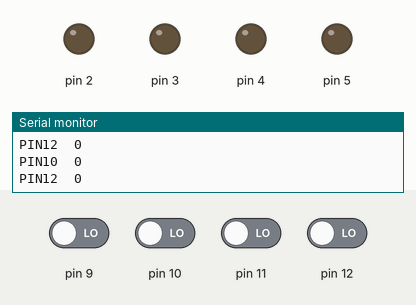
A sketch run on a simulated Arduino Uno, built with avr-gcc and run on an emulated ATmega328P. Parts: output pins drawn as LEDs (lit = HIGH), the last lines printed to the serial monitor. The inputs (shaded band) are chosen by the test bench; at power-on: pin 9–12 LOW.

Above: at 4.8 s.
4.9 s: pin 10 driven HIGH
At 6.8 s:
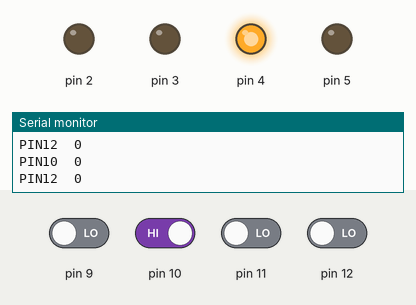
7.6 s: pin 12 driven HIGH
At 8.3 s:
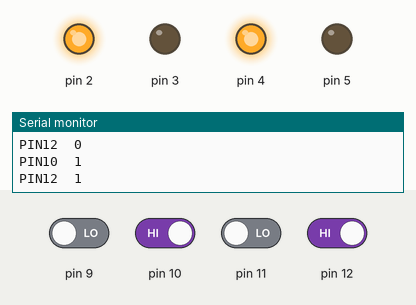
10.3 s: pin 9 driven HIGH
At 12.6 s:
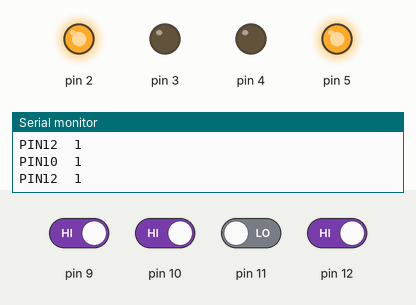
13.5 s: pin 11 driven HIGH
At 15.3 s:
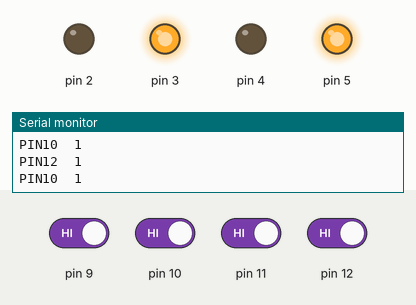
16.2 s: pin 9 driven LOW
At 18.4 s:
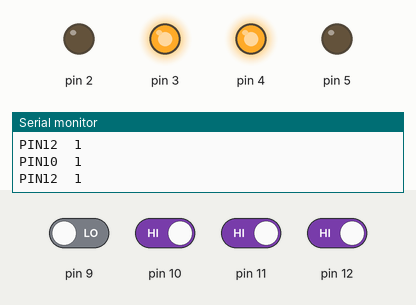
19.5 s: pin 10 driven LOW
At 21.1 s:
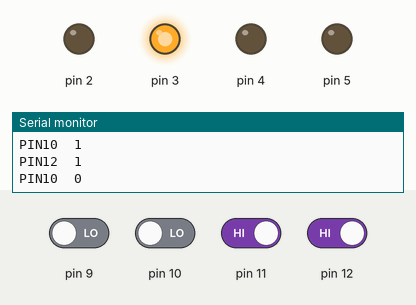
Timing chart, 0 to 22.6 s (numbered marks = the images above; inputs shaded):
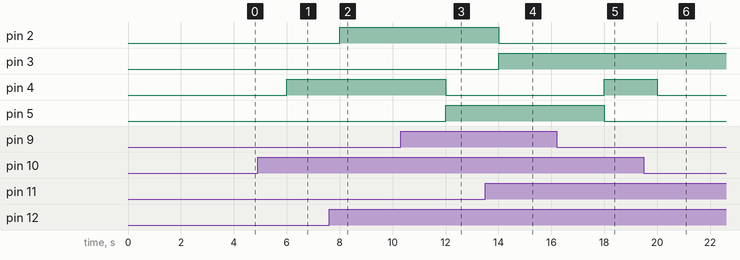

The sketch:

Moteur.ino
```cpp
#include <LiquidCrystal.h>

int M1REV = 0;
int M1FWD = 0;
int M2REV = 0;
int M2FWD = 0;
void setup()
{
  Serial.begin(9600);
  pinMode(9, INPUT);
  pinMode(10, INPUT);
  pinMode(11, INPUT);
  pinMode(12, INPUT);

  pinMode(2, OUTPUT);
  pinMode(3, OUTPUT);
  pinMode(4, OUTPUT);
  pinMode(5, OUTPUT);
}
void loop() //fonction principale, elle se répète (s’exécute) à l'infini
{

  //contenu du programme


  M1REV = digitalRead(12);
  M1FWD = digitalRead(11);
  M2REV = digitalRead(10);
  M2FWD = digitalRead(9);
//---------------------------M1
  if (M1FWD == HIGH)
  {
    digitalWrite(3, HIGH);
    digitalWrite(2, LOW);
  }
  else if(M1REV == HIGH)
  {
    digitalWrite(3, LOW);
    digitalWrite(2, HIGH);
  }

  else
  {
    digitalWrite(2, LOW);
    digitalWrite(3, LOW);
  }
//---------------------------M2
  if (M2FWD == HIGH)
  {
    digitalWrite(5, HIGH);
    digitalWrite(4, LOW);
  }
  else if(M2REV == HIGH)
  {
    digitalWrite(5, LOW);
    digitalWrite(4, HIGH);
  }

  else
  {
    digitalWrite(5, LOW);
    digitalWrite(4, LOW);
  }


   Serial.print("PIN12");       // prints a label
   Serial.print("\t");
   Serial.println(M1REV);
   delay(1000);        // delay in between reads for stability
   Serial.print("PIN10");       // prints a label
   Serial.print("\t");
   Serial.println(M2REV);
   delay(1000);        // delay in between reads for stability


}
```

Measured:
- after the input at 4.9 s, pin 4: LOW → HIGH after 1.1 s
- after the input at 7.6 s, pin 2: LOW → HIGH after 0.40 s
- after the input at 10.3 s, pin 4: HIGH → LOW after 1.7 s; pin 5: LOW → HIGH after 1.7 s
- after the input at 13.5 s, pin 2: HIGH → LOW after 0.50 s; pin 3: LOW → HIGH after 0.50 s
- after the input at 16.2 s, pin 4: LOW → HIGH after 1.8 s; pin 5: HIGH → LOW after 1.8 s
- after the input at 19.5 s, pin 4: HIGH → LOW after 0.50 s
